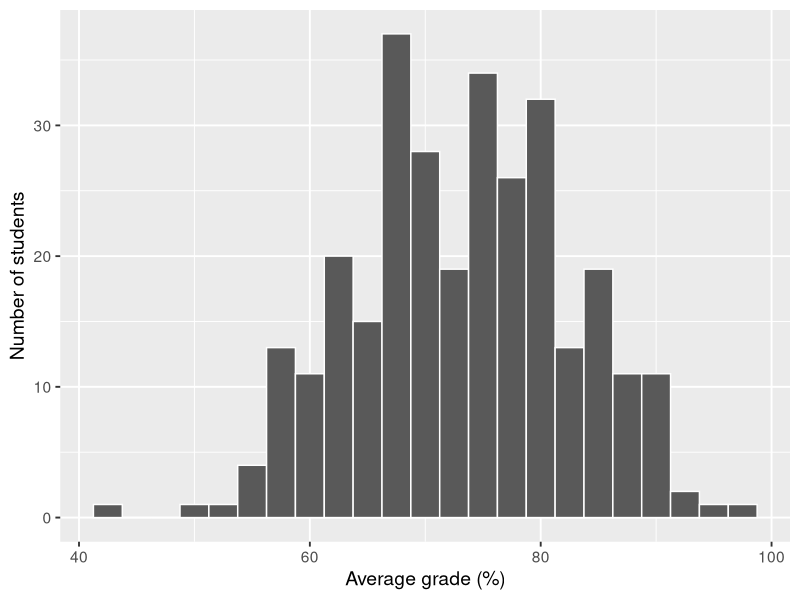
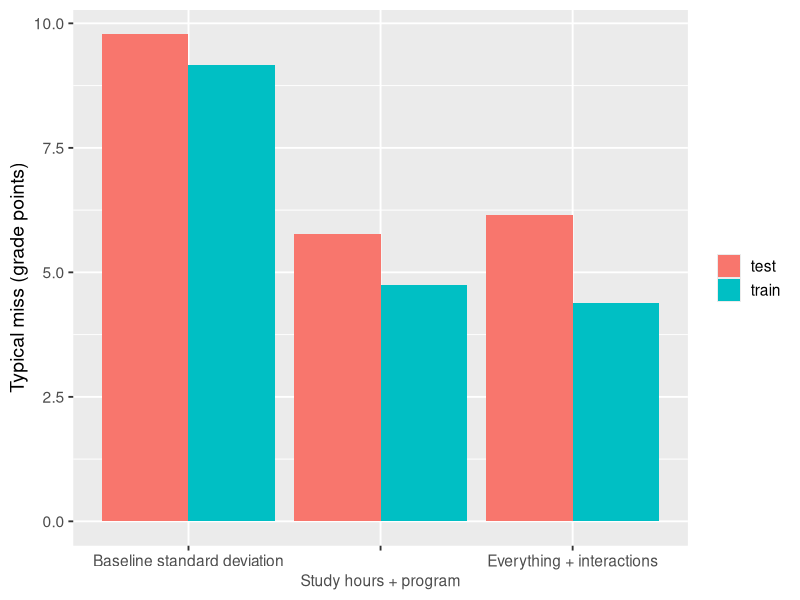
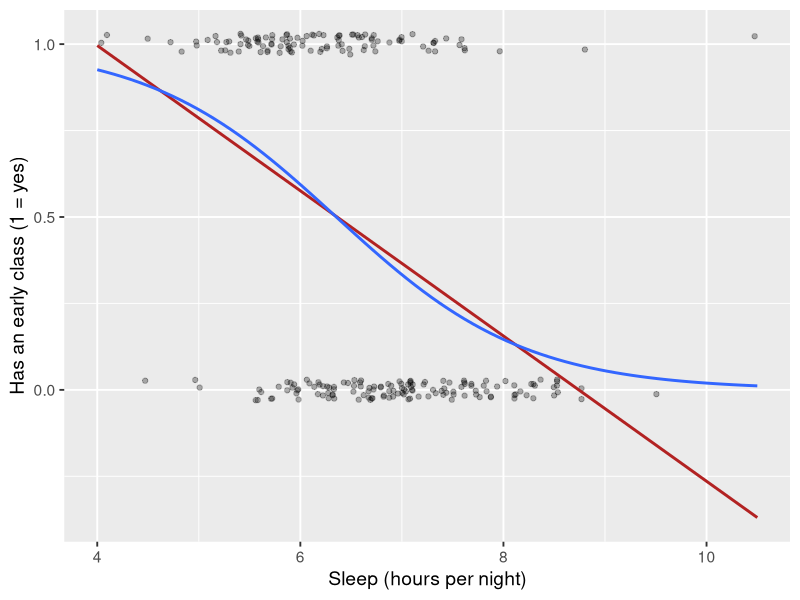

Source code (R) for these figures, in order:
## ---- chunk 1
#| label: setup
#| echo: false
library(tidyverse)
library(rsample)   # initial_split(), training(), testing()
theme_set(theme_gray(base_size = 14))
survey <- read_csv("data/sleep_survey.csv") |>
  mutate(early_class = if_else(has_early_class == "Yes", 1, 0))  # 1 = has an early class
## ---- chunk 2
#| fig-height: 3.4
ggplot(survey, aes(x = avg_grade)) +
  geom_histogram(binwidth = 2.5, color = "white") +
  labs(x = "Average grade (%)", y = "Number of students")
## ---- chunk 3
set.seed(18)   # makes the random split reproducible

survey_split <- initial_split(survey, prop = 0.80)   # decide which rows go where

train <- training(survey_split)    # 80% of students
test  <- testing(survey_split)     # the other 20%

c(train = nrow(train), test = nrow(test))
## ---- chunk 4
baseline <- mean(train$avg_grade)
baseline
## ---- chunk 5
rmse <- function(actual, predicted) sqrt(mean((actual - predicted)^2))
## ---- chunk 6
# 1. Simple: study hours and program
fit_simple <- lm(avg_grade ~ study_hours_week + program, data = train)

# 2. Flexible: everything, plus interactions with program
fit_flex <- lm(
  avg_grade ~ (study_hours_week + sleep_hours + sleep_quality +
               stress_level + num_courses + work_hours_week) * program +
              favourite_drink + has_early_class,
  data = train
)
## ---- chunk 7
train_error <- tibble(
  model = c("Baseline standard deviation", "Study hours + program", "Everything + interactions"),
  train_error = c(
    rmse(train$avg_grade, baseline),
    rmse(train$avg_grade, fitted(fit_simple)),
    rmse(train$avg_grade, fitted(fit_flex))
  )
)
train_error
## ---- chunk 8
results <- train_error |>
  mutate(test_error = c(
    rmse(test$avg_grade, baseline),
    rmse(test$avg_grade, predict(fit_simple, test)),
    rmse(test$avg_grade, predict(fit_flex, test))
  ))
results
## ---- chunk 9
#| fig-height: 3.6
results |>
  pivot_longer(c(train_error, test_error), names_to = "set", values_to = "error") |>
  mutate(set = str_remove(set, "_error"), model = fct_inorder(model)) |>
  ggplot(aes(x = model, y = error, fill = set)) +
  geom_col(position = "dodge") +
  scale_x_discrete(guide = guide_axis(n.dodge = 2)) +
  labs(x = NULL, y = "Typical miss (grade points)", fill = NULL)
## ---- chunk 10
train |>
  count(has_early_class) |>
  mutate(share = n / sum(n))
## ---- chunk 11
#| fig-height: 3.6
ggplot(train, aes(x = sleep_hours, y = early_class)) +
  geom_jitter(height = 0.03, alpha = 0.3) +
  geom_smooth(method = lm, se = FALSE, color = "firebrick") +
  geom_smooth(method = "glm", method.args = list(family = "binomial"), se = FALSE) +
  labs(x = "Sleep (hours per night)", y = "Has an early class (1 = yes)")
## ---- chunk 12
logit_fit <- glm(early_class ~ sleep_hours, data = train, family = binomial)
summary(logit_fit)
## ---- chunk 13
test_results <- test |>
  mutate(
    probability = predict(logit_fit, test, type = "response"),
    predicted   = if_else(probability > 0.5, 1, 0)
  )

test_results |>
  select(sleep_hours, probability, predicted, early_class) |>
  head(6)
## ---- chunk 14
mean(test_results$predicted == test_results$early_class)   # model accuracy

table(actual = test_results$early_class, predicted = test_results$predicted)
## ---- chunk 15
library(nnet)

program_fit <- multinom(program ~ avg_grade + study_hours_week,
                        data = train, trace = FALSE)

program_pred <- predict(program_fit, test)   # predicted program for each test student
## ---- chunk 16
mean(program_pred == test$program)     # accuracy

table(actual = test$program, predicted = program_pred)
